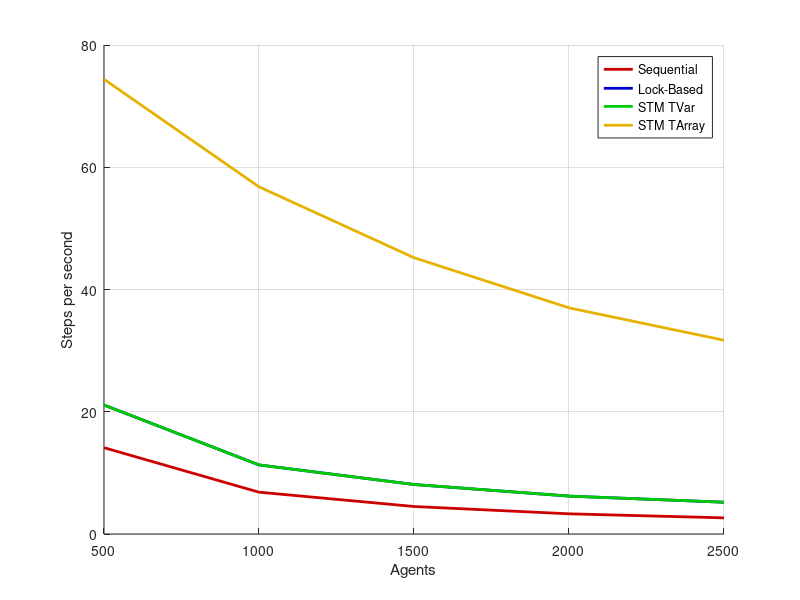

Write the MATLAB code that produced this figure.
sequential = [14.121, 6.841, 4.5, 3.302, 2.641];
io = [21.1, 11.3, 8.1, 6.2, 5.2];
stm_tvar = [21.1, 11.3, 8.1, 6.2, 5.2];
stm_tarray = [74.4, 56.8, 45.2, 37.0, 31.7];

agents = [500, 1000, 1500, 2000, 2500];

figure;
hold on;

plot(agents, sequential, 'Color', [0.8, 0.0, 0], 'LineWidth', 2);
plot(agents, io, 'Color', [0, 0, 0.8], 'LineWidth', 2);
plot(agents, stm_tvar, 'Color', [0, 0.8, 0], 'LineWidth', 2);
plot(agents, stm_tarray, 'Color', [0.9, 0.7, 0], 'LineWidth', 2);

legend ("Sequential", "Lock-Based", "STM TVar", "STM TArray");
xlabel ("Agents");
ylabel ("Steps per second");
grid on;
